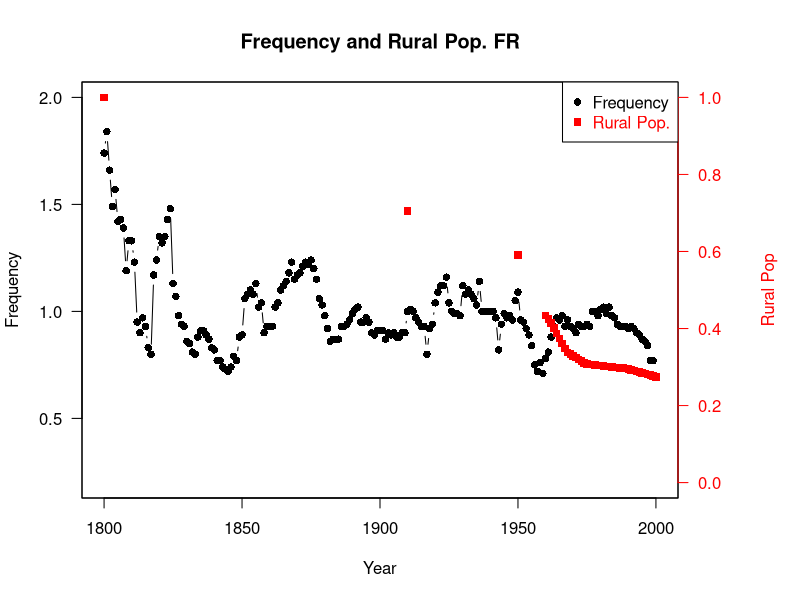

This figure's R source: (Note: this script raises an error after producing the figure.)
inputa = read.csv("birds_ngram_FR_normalized.csv")
inputb = read.csv("rural_pop_FR.csv")

## data
input1 <- inputa[,c('year','AVG')]
input2 <- inputb[,c('YEAR','NORMALIZED')]

## add extra space to right margin of plot within frame
par(mar=c(5, 4, 4, 6) + 0.1)

## Plot first set of data and draw its axis
plot(x = input1$year,y = input1$AVG, pch=16, axes=FALSE, ylim=c(0.2,2.0), xlim=c(1800,2000), xlab="Year", ylab="Frequency", type="b",col="black", main="Frequency and Rural Pop. FR")
axis(2, ylim=c(0.2,2,0),col="black",las=1)  ## las=1 makes horizontal labels
mtext("",side=2,line=2.5)
box()

## Allow a second plot on the same graph
par(new=TRUE)

## Plot the second plot and put axis scale on right
plot(x = input2$YEAR,y = input2$NORMALIZED, pch=15,  xlab="", ylab="", ylim=c(0,1.0), xlim=c(1800,2000), yaxt="n", type="b", col="red")

## a little farther out (line=4) to make room for labels
mtext("Rural Pop",side=4,col="red",line=4) 
axis(4, ylim=c(0,1.0), col="red",col.axis="red",las=1)

## Add Legend
legend("topright",legend=c("Frequency","Rural Pop."),
  text.col=c("black","red"),pch=c(16,15),col=c("black","red"))
  
cor(input1$AVG,input2$NORMALIZED,use='complete.obs')